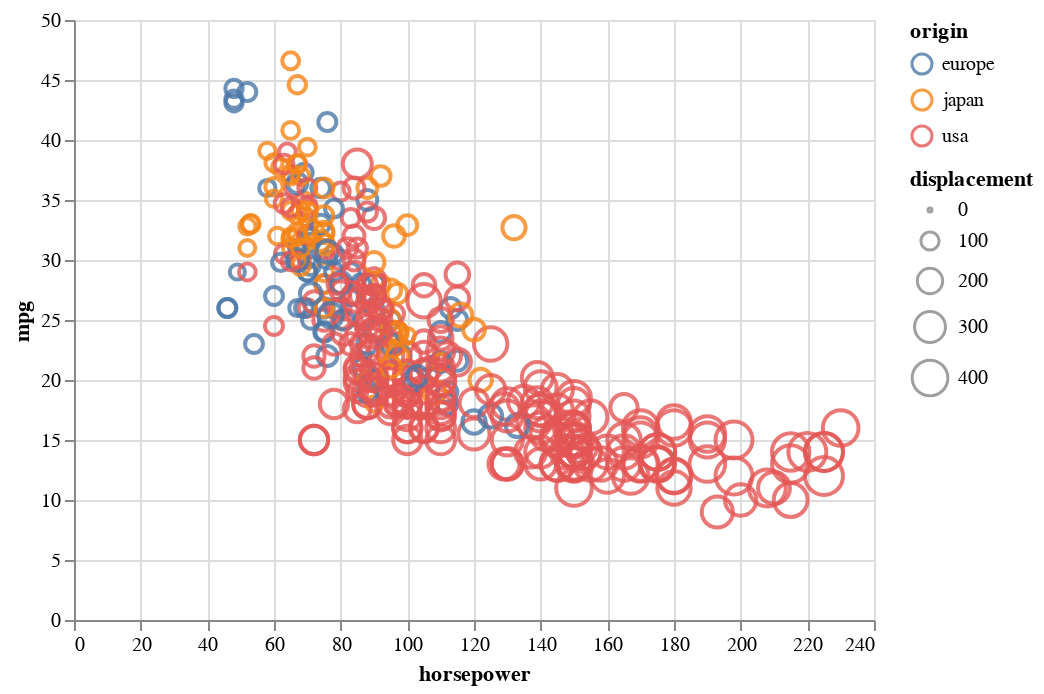

The notebook cell saved with this chart:
### Code cell
alt.Chart(d_set).mark_point().encode(alt.Y('mpg'),alt.X('horsepower'),alt.Color('origin'),alt.OpacityValue(0.8),size='displacement')

### Figure 1 — Vega-Lite specification as saved in the notebook (floating-point values rounded to 4 significant figures; data arrays with more than 128 entries replaced by an {"elided": "..."} marker saying what was removed)
{"config": {"view": {"continuousWidth": 400, "continuousHeight": 300}}, "data": {"name": "data-f1198cc0481ad698d7dc4699e0a3efa7"}, "mark": "point", "encoding": {"color": {"type": "nominal", "field": "origin"}, "opacity": {"value": 0.8}, "size": {"type": "quantitative", "field": "displacement"}, "x": {"type": "quantitative", "field": "horsepower"}, "y": {"type": "quantitative", "field": "mpg"}}, "$schema": "https://vega.github.io/schema/vega-lite/v4.8.1.json", "datasets": {"data-f1198cc0481ad698d7dc4699e0a3efa7": {"elided": "398 records"}}}
